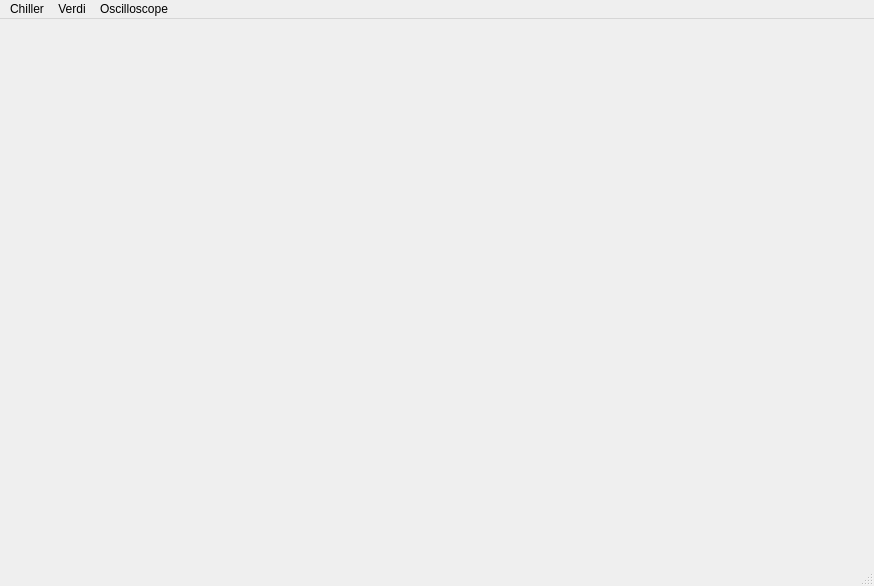
<?xml version="1.0" encoding="UTF-8"?>
<ui version="4.0">
 <class>MainWindow</class>
 <widget class="QMainWindow" name="MainWindow">
  <property name="geometry">
   <rect>
    <x>0</x>
    <y>0</y>
    <width>874</width>
    <height>586</height>
   </rect>
  </property>
  <property name="windowTitle">
   <string>Mira Control</string>
  </property>
  <widget class="QWidget" name="centralwidget"/>
  <widget class="QMenuBar" name="menubar">
   <property name="geometry">
    <rect>
     <x>0</x>
     <y>0</y>
     <width>874</width>
     <height>21</height>
    </rect>
   </property>
   <widget class="QMenu" name="menuChiller">
    <property name="title">
     <string>Chiller</string>
    </property>
    <addaction name="actionConnection_to_Chiller"/>
    <addaction name="separator"/>
    <addaction name="actionChiller_Control"/>
   </widget>
   <widget class="QMenu" name="menuVerdi">
    <property name="title">
     <string>Verdi</string>
    </property>
    <addaction name="actionConnection_to_Verdi"/>
    <addaction name="separator"/>
    <addaction name="actionFront_Panel"/>
    <addaction name="separator"/>
    <addaction name="actionLaser_Status"/>
    <addaction name="actionServo_Status"/>
    <addaction name="actionDiode_Parameters"/>
    <addaction name="actionFault_Status"/>
   </widget>
   <widget class="QMenu" name="menuOscilloscope">
    <property name="title">
     <string>Oscilloscope</string>
    </property>
   </widget>
   <addaction name="menuChiller"/>
   <addaction name="menuVerdi"/>
   <addaction name="menuOscilloscope"/>
  </widget>
  <widget class="QStatusBar" name="statusbar"/>
  <action name="actionFront_Panel">
   <property name="enabled">
    <bool>false</bool>
   </property>
   <property name="text">
    <string>Front Panel</string>
   </property>
  </action>
  <action name="actionLaser_Status">
   <property name="enabled">
    <bool>false</bool>
   </property>
   <property name="text">
    <string>Laser Status</string>
   </property>
  </action>
  <action name="actionDiode_Parameters">
   <property name="enabled">
    <bool>false</bool>
   </property>
   <property name="text">
    <string>Diode Parameters</string>
   </property>
  </action>
  <action name="actionFault_Status">
   <property name="enabled">
    <bool>false</bool>
   </property>
   <property name="text">
    <string>Fault Status</string>
   </property>
  </action>
  <action name="actionServo_Status">
   <property name="enabled">
    <bool>false</bool>
   </property>
   <property name="text">
    <string>Servo Status</string>
   </property>
  </action>
  <action name="actionConnection_to_Verdi">
   <property name="text">
    <string>Connection to Verdi</string>
   </property>
  </action>
  <action name="actionConnection_to_Chiller">
   <property name="text">
    <string>Connection to Chiller</string>
   </property>
  </action>
  <action name="actionChiller_Control">
   <property name="enabled">
    <bool>false</bool>
   </property>
   <property name="text">
    <string>Chiller Control</string>
   </property>
  </action>
 </widget>
 <resources/>
 <connections>
  <connection>
   <sender>actionFront_Panel</sender>
   <signal>triggered()</signal>
   <receiver>MainWindow</receiver>
   <slot>openVerdiFrontPanel()</slot>
   <hints>
    <hint type="sourcelabel">
     <x>-1</x>
     <y>-1</y>
    </hint>
    <hint type="destinationlabel">
     <x>436</x>
     <y>335</y>
    </hint>
   </hints>
  </connection>
  <connection>
   <sender>actionLaser_Status</sender>
   <signal>triggered()</signal>
   <receiver>MainWindow</receiver>
   <slot>openVerdiLaserStatus()</slot>
   <hints>
    <hint type="sourcelabel">
     <x>-1</x>
     <y>-1</y>
    </hint>
    <hint type="destinationlabel">
     <x>436</x>
     <y>335</y>
    </hint>
   </hints>
  </connection>
  <connection>
   <sender>actionDiode_Parameters</sender>
   <signal>triggered()</signal>
   <receiver>MainWindow</receiver>
   <slot>openVerdiDiodeParameters()</slot>
   <hints>
    <hint type="sourcelabel">
     <x>-1</x>
     <y>-1</y>
    </hint>
    <hint type="destinationlabel">
     <x>436</x>
     <y>335</y>
    </hint>
   </hints>
  </connection>
  <connection>
   <sender>actionFault_Status</sender>
   <signal>triggered()</signal>
   <receiver>MainWindow</receiver>
   <slot>openVerdiFaultStatus()</slot>
   <hints>
    <hint type="sourcelabel">
     <x>-1</x>
     <y>-1</y>
    </hint>
    <hint type="destinationlabel">
     <x>436</x>
     <y>335</y>
    </hint>
   </hints>
  </connection>
  <connection>
   <sender>actionServo_Status</sender>
   <signal>triggered()</signal>
   <receiver>MainWindow</receiver>
   <slot>openVerdiServoStatus()</slot>
   <hints>
    <hint type="sourcelabel">
     <x>-1</x>
     <y>-1</y>
    </hint>
    <hint type="destinationlabel">
     <x>436</x>
     <y>335</y>
    </hint>
   </hints>
  </connection>
  <connection>
   <sender>actionConnection_to_Verdi</sender>
   <signal>triggered()</signal>
   <receiver>MainWindow</receiver>
   <slot>openVerdiConnection()</slot>
   <hints>
    <hint type="sourcelabel">
     <x>-1</x>
     <y>-1</y>
    </hint>
    <hint type="destinationlabel">
     <x>436</x>
     <y>335</y>
    </hint>
   </hints>
  </connection>
  <connection>
   <sender>actionConnection_to_Chiller</sender>
   <signal>triggered()</signal>
   <receiver>MainWindow</receiver>
   <slot>openChillerConnection()</slot>
   <hints>
    <hint type="sourcelabel">
     <x>-1</x>
     <y>-1</y>
    </hint>
    <hint type="destinationlabel">
     <x>436</x>
     <y>314</y>
    </hint>
   </hints>
  </connection>
  <connection>
   <sender>actionChiller_Control</sender>
   <signal>triggered()</signal>
   <receiver>MainWindow</receiver>
   <slot>openChillerControlPanel()</slot>
   <hints>
    <hint type="sourcelabel">
     <x>-1</x>
     <y>-1</y>
    </hint>
    <hint type="destinationlabel">
     <x>436</x>
     <y>314</y>
    </hint>
   </hints>
  </connection>
 </connections>
 <slots>
  <slot>openVerdiFrontPanel()</slot>
  <slot>openVerdiLaserStatus()</slot>
  <slot>openVerdiServoStatus()</slot>
  <slot>openVerdiDiodeParameters()</slot>
  <slot>openVerdiFaultStatus()</slot>
  <slot>openVerdiConnection()</slot>
  <slot>openChillerControlPanel()</slot>
  <slot>openChillerConnection()</slot>
 </slots>
</ui>
